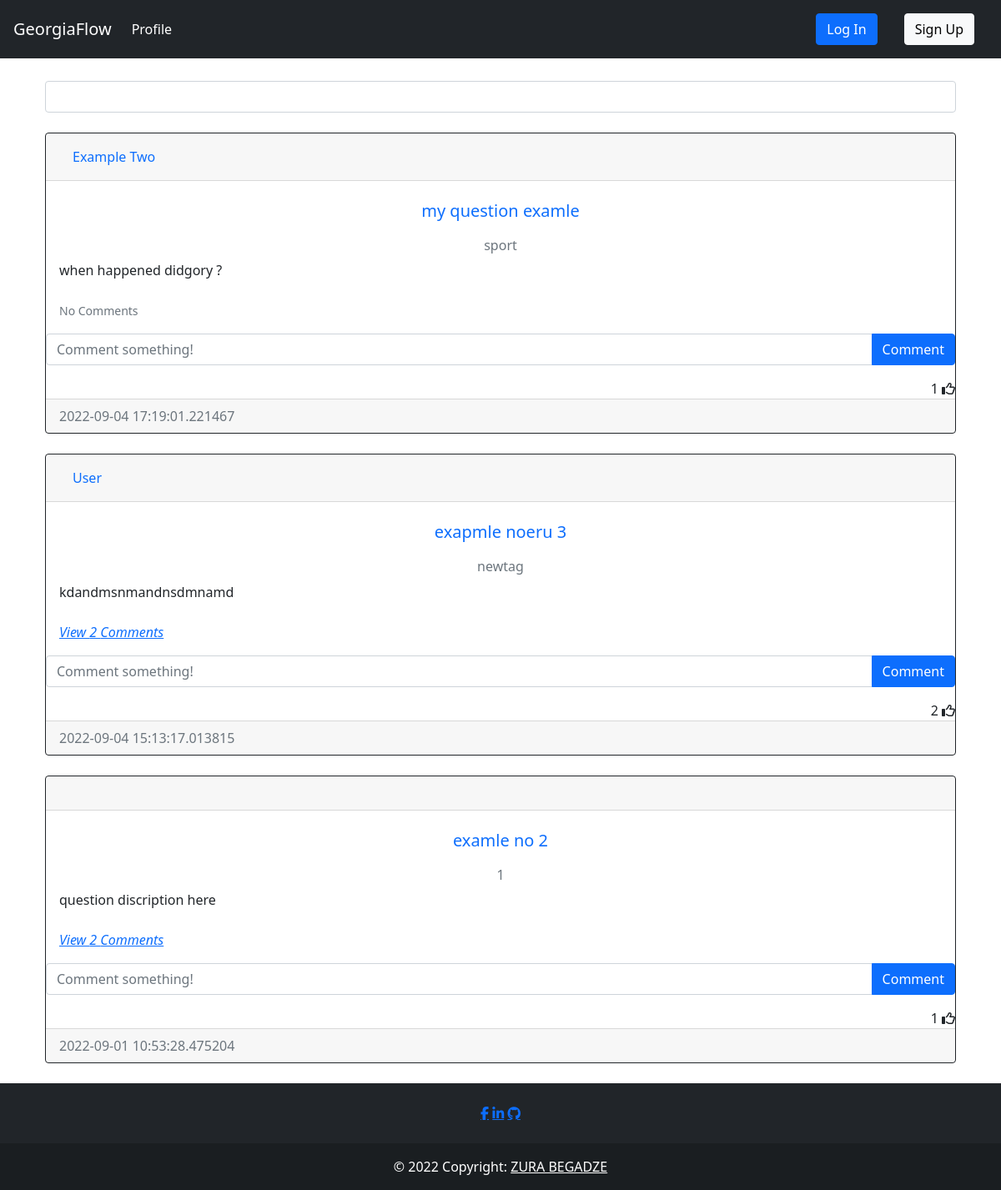
The page /index on the database as committed earlier.
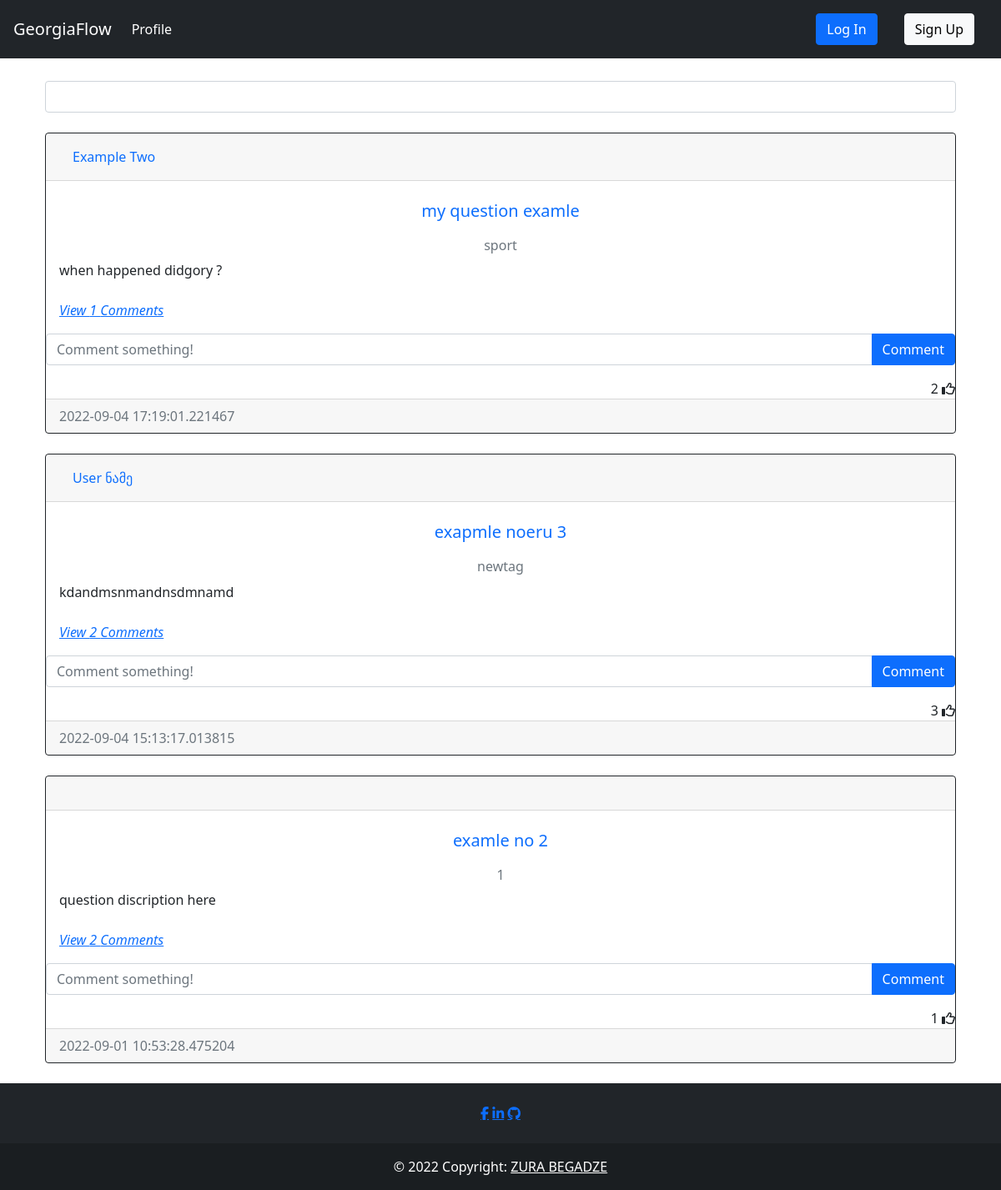
The same page on the database as committed later.
### question/models.py (models this page shows, shortened)
class Post(db.Model):
    __tablename__='post'
    id = db.Column(db.Integer, primary_key=True)
    heading = db.Column(db.String(50), nullable = False, index=True)
    text = db.Column(db.Text, nullable=False)
    date_created = db.Column(db.DateTime, default = datetime.utcnow())
    tags = db.Column(db.String, db.ForeignKey('tag.name', ondelete="CASCADE"), nullable=False)
    author = db.Column(db.Integer, db.ForeignKey('user.id', ondelete="CASCADE"), nullable=False)
    comments = db.relationship('Comment', backref='post', passive_deletes=True)
    likes = db.relationship('Like', backref='post', passive_deletes=True)

### auth/models.py (models this page shows, shortened)
class User(db.Model, UserMixin):
    __tablename__ = 'user'
    id = db.Column(db.Integer, primary_key=True)
    fullname = db.Column(db.String(200), nullable = False, index=True)
    email = db.Column(db.String(100), nullable = False, unique = True, index=True)
    linkedin = db.Column(db.String(50), unique=True, nullable = False)
    github = db.Column(db.String(45), unique=True, nullable = False)
    date_created = db.Column(db.DateTime, default = datetime.utcnow())
    password_hash = db.Column(db.String(128))
    posts = db.relationship('Post', backref='user', passive_deletes=True)
    tags = db.relationship('Tag', backref='user', passive_deletes=True)
    comments = db.relationship('Comment', backref='user', passive_deletes=True)
    likes = db.relationship('Like', backref='user', passive_deletes=True)

### api/views.py (the view)
@api.route('/')
@api.route("/index")
def index():
    posts = Post.query.order_by(desc(Post.date_created)).all()
    return render_template('index.html', posts=posts)

### templates/index.html (shortened to what this page needs)
{% extends 'base.html' %}
{% block content %}
    <div class="form-outline mb-4" style="margin-top:2.5%">
        <input type="search" class="form-control" id="datatable-search-input">
    </div>
    <div id="posts">
    {% for post in posts %}
    <div class="card border-dark">
        <div class="card-header d-flex justify-content-between align-items-center">
            <a class="nav-item nav-link active" href="{{ url_for('auth.get_user', user_id=post.user.id) }}">{{post.user.fullname}}</a>
            <br />
        </div>
        <div class="card-body">
            <a class="card-title nav-item nav-link text-center" href="{{ url_for('post.post_detail', post_id=post.id) }}"><h5 >{{post.heading}}</h5></a>
            <h6 class="card-subtitle mb-2 text-muted text-center">{{post.tags}}</h6>
            <div class="card-text ">{{post.text}}</div>
            <br />
            <p class="card-text">
                {% if post.comments|length > 0 %}
                <a data-bs-toggle="collapse" href="#comments-{{post.id}}" role="button">
                <cite title="Source" >View {{post.comments|length}} Comments</cite>
                </a>
                {% else %}
                <small class="text-muted">No Comments</small>
                {% endif %}
            </p>
        </div>
        <form class="input-group mb-3" method="POST" action="/create-comment/{{post.id}}" >
            <input type="text" id="text"  name="text" class="form-control" placeholder="Comment something!" />
            <button type="submit" class="btn btn-primary">Comment</button>
        </form>
        <div class="text-right">
            <span id="likes-count-{{post.id}}">{{ post.likes|length }}</span>
            {% if current_user.id in post.likes|map(attribute="author")|list %}
            <i class="fas fa-thumbs-up" id="like-button-{{post.id}}" onclick="like('{{post.id}}')"></i>
            {% else %}
            <i class="far fa-thumbs-up" id="like-button-{{post.id}}" onclick="like('{{post.id}}')"></i>
            {% endif %}
        </div>
        <div class="card-footer text-muted">{{post.date_created}}</div>
    </div>
    <br/ > {% endfor %}
    </div>
{% endblock %}

### templates/base.html (shortened to what this page needs)
<!DOCTYPE html>
<html lang="en">
    <head>
        <link href="https://cdn.jsdelivr.net/npm/bootstrap@5.2.0/dist/css/bootstrap.min.css" rel="stylesheet">
        <link rel="stylesheet" href="https://cdn.jsdelivr.net/npm/bootstrap@4.6.2/dist/css/bootstrap.min.css">
        <link rel="stylesheet" href="https://cdn.jsdelivr.net/npm/bootstrap@4.1.3/dist/css/bootstrap.min.css">
        <link href="https://cdn.jsdelivr.net/npm/bootstrap@5.0.2/dist/css/bootstrap.min.css" rel="stylesheet"/>
    </head>
    <body>
        <nav class="navbar navbar-expand-lg   navbar-dark bg-dark">
            <a class="navbar-brand" href="{{ url_for('api.index') }}">GeorgiaFlow</a>
            <div class="collapse navbar-collapse" id="navbarTogglerDemo03">
                <ul class="navbar-nav mr-auto mt-2 mt-lg-0">
                    <li class="nav-item active">
                    <a class="nav-link" href="{{ url_for('auth.get_user', user_id=current_user.id) }}">Profile <span class="sr-only">(current)</span></a>
                    </li>
                </ul>
                {%if current_user.is_authenticated %}
                    <div class="btn-group" style="margin-right:5%">
                        <button type="button" class="btn btn-sm btn-secondary dropdown-toggle" data-bs-toggle="dropdown">{{current_user.fullname}}</button>
                        <ul class="dropdown-menu">
                            <li>
                                <a class="dropdown-item" href="{{ url_for('auth.get_user', user_id=current_user.id) }}">{{current_user.fullname}}</a>
                            </li>
                            <li>
                                <a class="dropdown-item" href="{{ url_for('auth.update', user_id=current_user.id) }}">Update Profile</a>
                            </li>
                            <div class="dropdown-divider"></div>
                            <a class="dropdown-item" href="{{ url_for('auth.logout') }}">Log Out</a>
                            </div>
                        </ul>
                    </div>
                {%else%}
                    <a class="nav-link" href="{{ url_for('auth.login') }}"><button type="button" class="btn btn-primary">Log In</button></a>
                    <a class="nav-link" href="{{ url_for('auth.signup') }}"><button type="button" class="btn btn-light">Sign Up</button></a>
                {%endif%}
            </div>
        </nav>
        <div class="container">{% block content %}{% endblock %}</div>
        <footer class="bg-dark text-center text-white">
            <div class="container p-4 pb-0">
                <section class="mb-4">
                    <a href="https://www.facebook.com/zura.begadze.35/" class="fa fa-facebook"></a>
                    <a href="https://www.linkedin.com/in/zura-begadze/" class="fa fa-linkedin"></a>
                    <a href="https://github.com/papitokarlo" class="fa fa-github"></a>
            </section>
            </div>
            <div class="text-center p-3" style="background-color: rgba(0, 0, 0, 0.2);">
                © 2022 Copyright:
                <a class="text-white" href="">ZURA BEGADZE</a>
            </div>
        </footer>
    </body>
</html>

Rows that differ between the two databases and show on the page:
shown differently, row unchanged: Post "my question examle": comments|length (not shown) → "1"; likes|length "1" → "2"; text "No Comments" → "View Comments"
changed through a linked row, Post "exapmle noeru 3": user.fullname "User" → "User ნამე"; likes|length "2" → "3"
